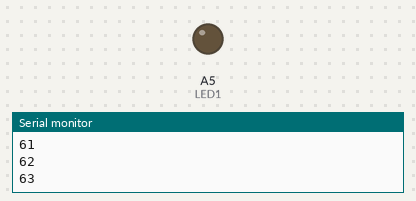
Recording of a sketch running on a simulated Arduino Uno, built with avr-gcc and run on an emulated ATmega328P. On the bench: output pins drawn as LEDs (lit = HIGH), the last lines printed to the serial monitor.

Above: at 4.8 s.
At 14.4 s:
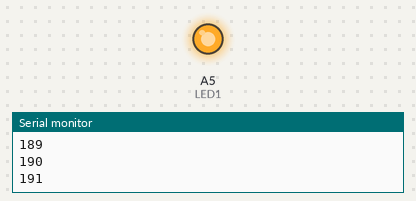
Timing chart, 0 to 25.0 s (numbered marks = the images above):
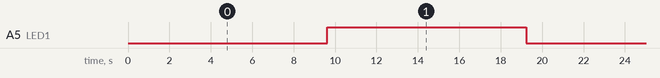

The sketch:

2.3._LED_PWM.ino
```cpp
#define LED1  A5 //Пин светодиода 1

void setup() {
  pinMode(LED1, OUTPUT); // Настройка пинов на выход
  Serial.begin(9600); //Откроем последовательный порт для общения Arduino с компьютером
}

void loop() {
  for (byte i = 0; i <= 255; i++) {
    analogWrite(LED1, i); // Генерирование скважности на уровне текущей градации
    Serial.println(i);
    delay(75);
  }
}
```

Measured:
- by itself, A5 (LED1): alternates HIGH for 9.6 s and LOW for 9.6 s
